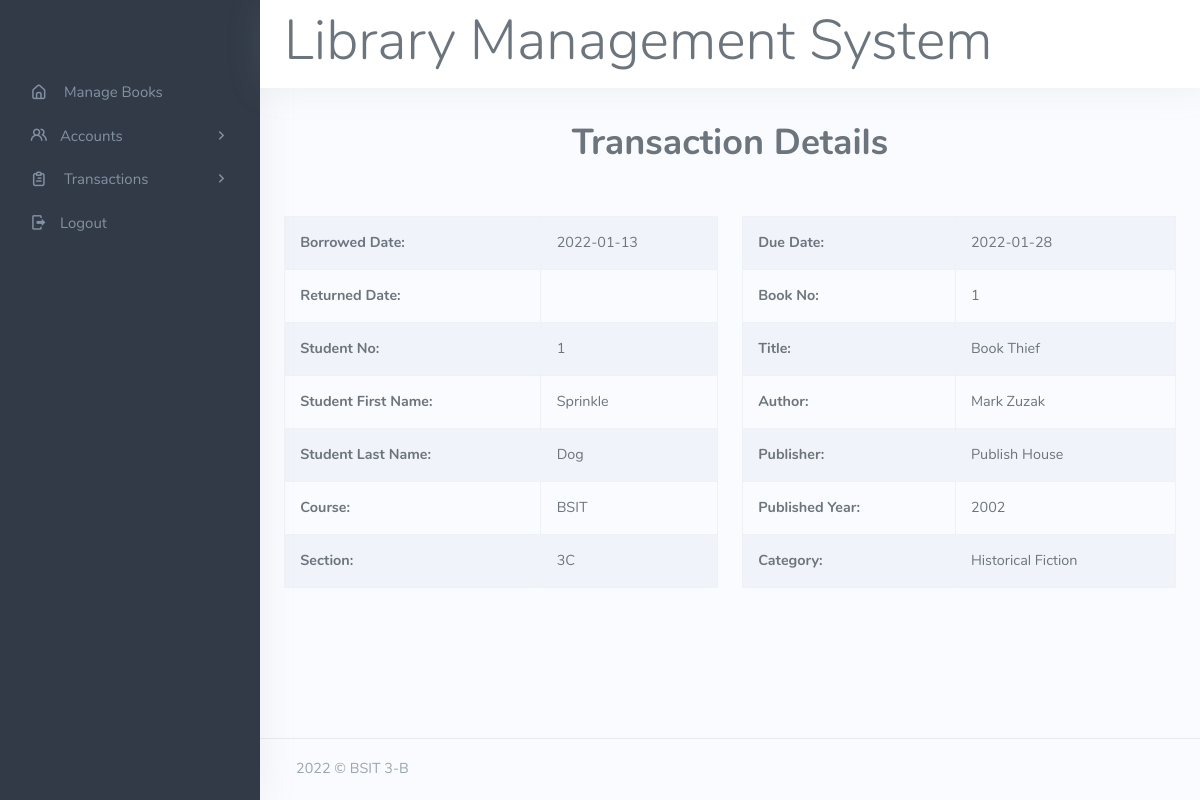
Screenshot of /details-borrow.php?id=6 with the database file from the repository.
### tables this page shows
CREATE TABLE `transaction` (
  `tran_id` int(11) NOT NULL,
  `book_id` int(11) NOT NULL,
  `student_id` int(11) NOT NULL,
  `date_borrowed` date NOT NULL DEFAULT current_timestamp(),
  `date_due` date NOT NULL,
  `date_returned` date DEFAULT NULL,
  `status` varchar(100) NOT NULL
);

CREATE TABLE `student` (
  `student_id` int(11) NOT NULL,
  `firstname` varchar(100) NOT NULL,
  `lastname` varchar(100) NOT NULL,
  `course` varchar(10) NOT NULL,
  `section` varchar(2) NOT NULL
);

CREATE TABLE `books` (
  `book_id` int(11) NOT NULL,
  `title` varchar(255) NOT NULL,
  `author` varchar(100) NOT NULL,
  `publisher` varchar(100) NOT NULL,
  `year` year(4) NOT NULL,
  `category` varchar(100) NOT NULL
);

### details-borrow.php (the view, shortened to what this page needs)
<?php
include('format/header.php');
include('format/sidebar.php');
?>
<?php
$tran_id = $_GET['id'];
$sql = "SELECT * FROM transaction
WHERE tran_id = '$tran_id' AND status = 'borrowed'";
$res = mysqli_query($conn, $sql);
if ($res == true) {
    $count = mysqli_num_rows($res);
    if ($count == 1) {
        $rows = mysqli_fetch_assoc($res);
        $book_id = $rows['book_id'];
        $student_id = $rows['student_id'];
        $date_borrowed = $rows['date_borrowed'];
        $date_due = $rows['date_due'];
        if (isset($student_id)) {
            $studentsql = "SELECT * FROM student WHERE student_id = $student_id";
            $res = mysqli_query($conn, $studentsql);
            if ($res == true) {
                $count = mysqli_num_rows($res);
                if ($count == 1) {
                    $row = mysqli_fetch_assoc($res);
                    $student_id = $row['student_id'];
                    $firstname = $row['firstname'];
                    $lastname = $row['lastname'];
                    $course = $row['course'];
                    $section = $row['section'];
                }
            }
        }
        if (isset($book_id)) {
            $booksql = "SELECT * FROM books WHERE book_id = $book_id";
            $res = mysqli_query($conn, $booksql);
            if ($res == true) {
                $count = mysqli_num_rows($res);
                if ($count == 1) {
                    $row = mysqli_fetch_assoc($res);
                    $book_id = $row['book_id'];
                    $title = $row['title'];
                    $author = $row['author'];
                    $publisher = $row['publisher'];
                    $year = $row['year'];
                    $category = $row['category'];
                }
            }
        }
    } else {
        echo "ERROR! NO INFO" . mysqli_error($conn);
    }
}
?>
<div class="container-fluid">
    <br>
    <h1 class="text-center">Transaction Details</h1>
    <br>
    <div class="row">
        <div class="col">
            <form action="" method="POST">
                <br>
                <table class="table table-bordered table-striped">
                    <tr>
                        <th>Borrowed Date:</th>
                        <td><?php echo $date_borrowed  ?> </td>
                    </tr>
                    <tr>
                        <th>Returned Date:</th>
                        <td> </td>
                    </tr>
                    <tr>
                        <th>Student No:</th>
                        <td><?php echo $student_id  ?> </td>
                    </tr>
                    <tr>
                        <th>Student First Name: </th>
                        <td><?php echo $firstname  ?> </td>
                    </tr>
                    <tr>
                        <th>Student Last Name: </th>
                        <td><?php echo $lastname  ?> </td>
                    </tr>
                    <tr>
                        <th>Course: </th>
                        <td><?php echo $course  ?> </td>
                    </tr>
                    <tr>
                        <th>Section: </th>
                        <td><?php echo $section  ?> </td>
                    </tr>
                </table>
        </div>
        <div class="col">
            <br>
            <table class="table table-bordered table-striped">
                <tr>
                    <th>Due Date:</th>
                    <td><?php echo $date_due  ?> </td>
                </tr>
                <tr>
                    <th>Book No:</th>
                    <td><?php echo $book_id  ?> </td>
                </tr>
                <tr>
                    <th>Title:</th>
                    <td><?php echo $title  ?> </td>
                </tr>
                <tr>
                    <th>Author:</th>
                    <td><?php echo $author  ?> </td>
                </tr>
                <tr>
                    <th>Publisher:</th>
                    <td><?php echo $publisher  ?> </td>
                </tr>
                <tr>
                    <th>Published Year:</th>
                    <td><?php echo $year  ?> </td>
                </tr>
                <tr>
                    <th>Category:</th>
                    <td><?php echo $category  ?></td>
                </tr>
            </table>
        </div>
    </div>
</div>
</div>
<?php include('format/footer.php'); ?>

### rows the page displays
transaction: date_borrowed "2022-01-13", date_due "2022-01-28"
student: student_id "1", firstname "Sprinkle", lastname "Dog", course "BSIT", section "3C"
books: book_id "1", title "Book Thief", author "Mark Zuzak", publisher "Publish House", year "2002", category "Historical Fiction"
